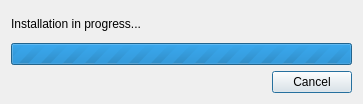
<?xml version="1.0" encoding="UTF-8"?>
<ui version="4.0">
 <class>ProgressBarDialog</class>
 <widget class="QDialog" name="Dialog">
  <property name="geometry">
   <rect>
    <x>0</x>
    <y>0</y>
    <width>363</width>
    <height>104</height>
   </rect>
  </property>
  <property name="windowTitle">
   <string>Please wait</string>
  </property>
  <layout class="QVBoxLayout" name="verticalLayout">
   <item>
    <widget class="QLabel" name="label">
     <property name="text">
      <string>Installation in progress...</string>
     </property>
    </widget>
   </item>
   <item>
    <widget class="QProgressBar" name="progressBar">
     <property name="maximum">
      <number>0</number>
     </property>
     <property name="value">
      <number>-1</number>
     </property>
     <property name="invertedAppearance">
      <bool>false</bool>
     </property>
    </widget>
   </item>
   <item>
    <widget class="QDialogButtonBox" name="buttonBox">
     <property name="orientation">
      <enum>Qt::Horizontal</enum>
     </property>
     <property name="standardButtons">
      <set>QDialogButtonBox::Cancel</set>
     </property>
    </widget>
   </item>
  </layout>
 </widget>
 <resources/>
 <connections>
  <connection>
   <sender>buttonBox</sender>
   <signal>accepted()</signal>
   <receiver>Dialog</receiver>
   <slot>accept()</slot>
   <hints>
    <hint type="sourcelabel">
     <x>248</x>
     <y>254</y>
    </hint>
    <hint type="destinationlabel">
     <x>157</x>
     <y>274</y>
    </hint>
   </hints>
  </connection>
  <connection>
   <sender>buttonBox</sender>
   <signal>rejected()</signal>
   <receiver>Dialog</receiver>
   <slot>reject()</slot>
   <hints>
    <hint type="sourcelabel">
     <x>316</x>
     <y>260</y>
    </hint>
    <hint type="destinationlabel">
     <x>286</x>
     <y>274</y>
    </hint>
   </hints>
  </connection>
 </connections>
</ui>
